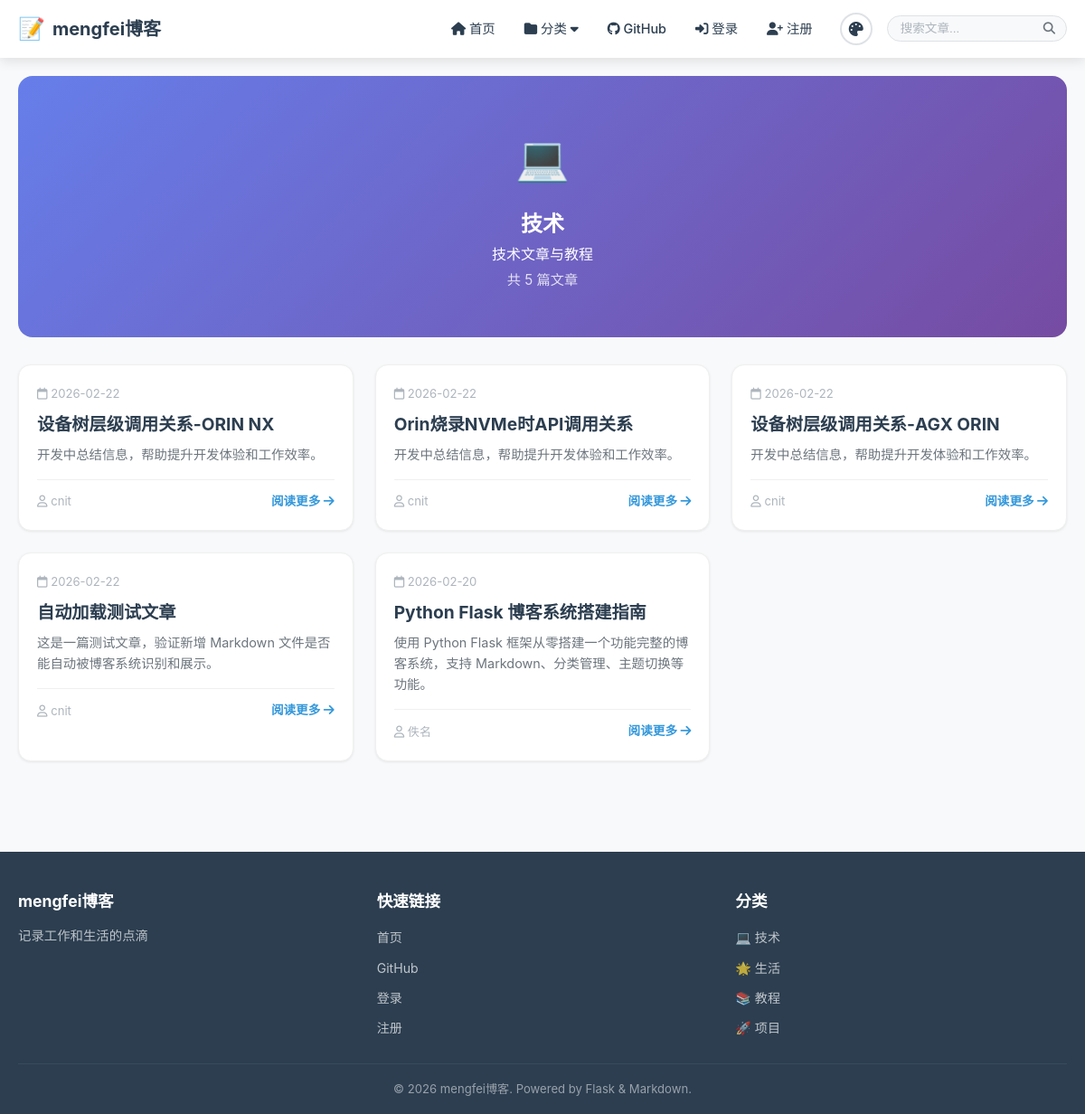
The app's page /category/tech, older data.
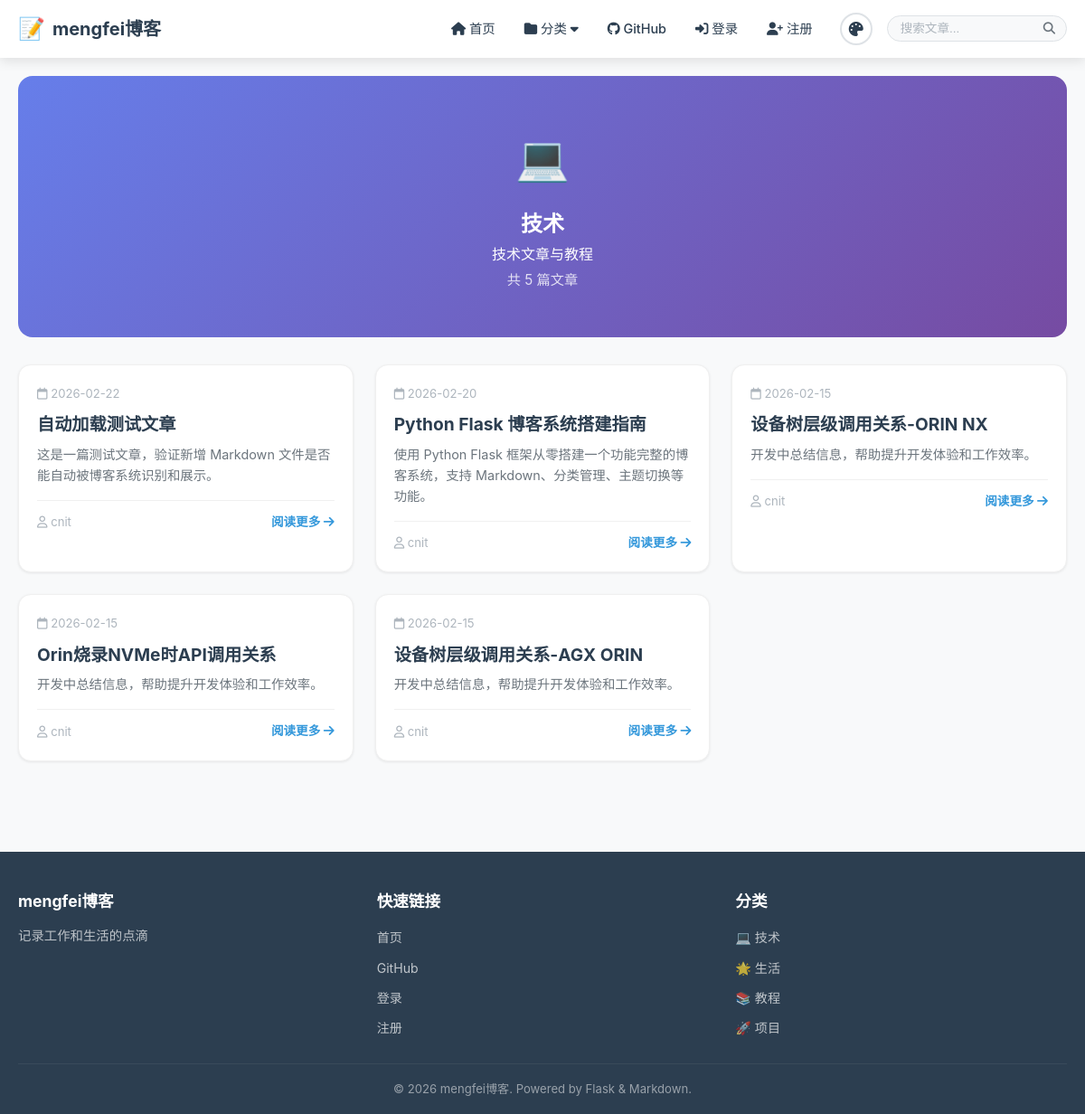
The same page, newer data.
### models/__init__.py (models this page shows, shortened)
class Category(db.Model):
    __tablename__ = 'categories'
    id = db.Column(db.Integer, primary_key=True)
    name = db.Column(db.String(50), unique=True, nullable=False)
    slug = db.Column(db.String(50), unique=True, nullable=False)
    description = db.Column(db.Text, default='')
    color = db.Column(db.String(7), default='#3498db')
    icon = db.Column(db.String(50), default='📁')
    order = db.Column(db.Integer, default=0)
    created_at = db.Column(db.DateTime, default=datetime.utcnow)

class Post(db.Model):
    __tablename__ = 'posts'
    id = db.Column(db.Integer, primary_key=True)
    title = db.Column(db.String(200), nullable=False)
    slug = db.Column(db.String(200), unique=True, nullable=False)
    content = db.Column(db.Text, nullable=False)
    summary = db.Column(db.Text, default='')
    cover_image = db.Column(db.String(256), default='')
    is_published = db.Column(db.Boolean, default=True)
    is_from_file = db.Column(db.Boolean, default=False)
    file_path = db.Column(db.String(500), default='')
    view_count = db.Column(db.Integer, default=0)
    created_at = db.Column(db.DateTime, default=datetime.utcnow, index=True)
    updated_at = db.Column(db.DateTime, default=datetime.utcnow, onupdate=datetime.utcnow)
    author_id = db.Column(db.Integer, db.ForeignKey('users.id'))
    categories = db.relationship('Category', secondary=post_categories,
                                  backref=db.backref('posts', lazy='dynamic'))

class User(UserMixin, db.Model):
    __tablename__ = 'users'
    id = db.Column(db.Integer, primary_key=True)
    username = db.Column(db.String(80), unique=True, nullable=False, index=True)
    email = db.Column(db.String(120), unique=True, nullable=False, index=True)
    password_hash = db.Column(db.String(256), nullable=False)
    avatar = db.Column(db.String(256), default='')
    bio = db.Column(db.Text, default='')
    is_admin = db.Column(db.Boolean, default=False)
    theme = db.Column(db.String(20), default='light')
    created_at = db.Column(db.DateTime, default=datetime.utcnow)
    posts = db.relationship('Post', backref='author', lazy='dynamic')

### app.py (the view)
    @app.route('/category/<slug>')
    def view_category(slug):
        category = Category.query.filter_by(slug=slug).first_or_404()
        page = request.args.get('page', 1, type=int)
        pagination = Post.query.filter(
            Post.is_published == True,
            Post.categories.any(Category.id == category.id)
        ).order_by(Post.created_at.desc()).paginate(
            page=page, per_page=app.config['POSTS_PER_PAGE'], error_out=False
        )
        return render_template('category.html',
                             category=category,
                             posts=pagination.items,
                             pagination=pagination)

### templates/category.html (shortened to what this page needs)
{% extends "base.html" %}
{% block content %}
<div class="container">
    <section class="category-header" style="--cat-color: {{ category.color }}">
        <span class="category-icon-large">{{ category.icon }}</span>
        <h1>{{ category.name }}</h1>
        {% if category.description %}
        <p>{{ category.description }}</p>
        {% endif %}
        <span class="category-count">共 {{ pagination.total }} 篇文章</span>
    </section>
    <section class="posts-grid">
        {% if posts %}
            {% for post in posts %}
            <article class="post-card">
                <div class="post-card-body">
                    <div class="post-card-meta">
                        <span class="post-date">
                            <i class="far fa-calendar"></i>
                            {{ post.created_at.strftime('%Y-%m-%d') }}
                        </span>
                    </div>
                    <h2 class="post-card-title">
                        <a href="{{ url_for('view_post', slug=post.slug) }}">{{ post.title }}</a>
                    </h2>
                    <p class="post-card-summary">{{ post.summary }}</p>
                    <div class="post-card-footer">
                        <span class="post-author">
                            <i class="far fa-user"></i>
                            {{ post.author.username if post.author else '佚名' }}
                        </span>
                        <a href="{{ url_for('view_post', slug=post.slug) }}" class="read-more">
                            阅读更多 <i class="fas fa-arrow-right"></i>
                        </a>
                    </div>
                </div>
            </article>
            {% endfor %}
        {% else %}
            <div class="empty-state">
                <i class="fas fa-folder-open fa-3x"></i>
                <h3>该分类下暂无文章</h3>
            </div>
        {% endif %}
    </section>
</div>
{% endblock %}

### templates/base.html (shortened to what this page needs)
<!DOCTYPE html>
<html lang="zh-CN" data-theme="{{ current_theme }}">
<head>
    <link rel="stylesheet" href="{{ url_for('static', filename='css/style.css') }}">
    <link rel="stylesheet" href="{{ url_for('static', filename='css/markdown.css') }}">
    <link rel="stylesheet" href="https://cdnjs.cloudflare.com/ajax/libs/font-awesome/6.5.0/css/all.min.css">
</head>
<body>
    <nav class="navbar">
        <div class="container nav-container">
            <a href="{{ url_for('index') }}" class="nav-brand">
                <span class="brand-icon">📝</span>
                <span class="brand-text">{{ blog_title }}</span>
            </a>
            <div class="nav-menu" id="navMenu">
                <div class="nav-links">
                    <a href="{{ url_for('index') }}" class="nav-link {% if request.endpoint == 'index' %}active{% endif %}">
                        <i class="fas fa-home"></i> 首页
                    </a>
                    <div class="nav-dropdown">
                        <a href="#" class="nav-link dropdown-toggle">
                            <i class="fas fa-folder"></i> 分类 <i class="fas fa-caret-down"></i>
                        </a>
                    </div>
                    <a href="{{ url_for('github_page') }}" class="nav-link {% if request.endpoint == 'github_page' %}active{% endif %}">
                        <i class="fab fa-github"></i> GitHub
                    </a>
                    {% if current_user.is_authenticated %}
                        {% if current_user.is_admin %}
                        <a href="{{ url_for('admin_dashboard') }}" class="nav-link">
                            <i class="fas fa-cog"></i> 管理
                        </a>
                        {% endif %}
                        <a href="{{ url_for('profile') }}" class="nav-link">
                            <i class="fas fa-user"></i> {{ current_user.username }}
                        </a>
                        <a href="{{ url_for('logout') }}" class="nav-link">
                            <i class="fas fa-sign-out-alt"></i> 退出
                        </a>
                    {% else %}
                        <a href="{{ url_for('login') }}" class="nav-link">
                            <i class="fas fa-sign-in-alt"></i> 登录
                        </a>
                        <a href="{{ url_for('register') }}" class="nav-link">
                            <i class="fas fa-user-plus"></i> 注册
                        </a>
                    {% endif %}
                </div>
                <div class="theme-switcher">
                    <button class="theme-btn" id="themeToggle" title="切换主题">
                        <i class="fas fa-palette"></i>
                    </button>
                </div>
                <form class="search-form" action="{{ url_for('index') }}" method="get">
                    <div class="search-input-wrapper">
                        <input type="text" name="q" placeholder="搜索文章..."
                               value="{{ request.args.get('q', '') }}" class="search-input">
                        <button type="submit" class="search-btn">
                            <i class="fas fa-search"></i>
                        </button>
                    </div>
                </form>
            </div>
        </div>
    </nav>
    <main class="main-content">
        {% block content %}{% endblock %}
    </main>
    <footer class="footer">
        <div class="container">
            <div class="footer-content">
                <div class="footer-section">
                    <h3>{{ blog_title }}</h3>
                    <p>{{ blog_subtitle }}</p>
                </div>
                <div class="footer-section">
                    <h3>快速链接</h3>
                    <ul>
                        <li><a href="{{ url_for('index') }}">首页</a></li>
                        <li><a href="{{ url_for('github_page') }}">GitHub</a></li>
                        {% if not current_user.is_authenticated %}
                        <li><a href="{{ url_for('login') }}">登录</a></li>
                        <li><a href="{{ url_for('register') }}">注册</a></li>
                        {% endif %}
                    </ul>
                </div>
                <div class="footer-section">
                    <h3>分类</h3>
                    <ul>
                        {% for cat in all_categories[:5] %}
                        <li><a href="{{ url_for('view_category', slug=cat.slug) }}">{{ cat.icon }} {{ cat.name }}</a></li>
                        {% endfor %}
                    </ul>
                </div>
            </div>
            <div class="footer-bottom">
                <p>&copy; {{ current_year }} {{ blog_title }}. Powered by Flask & Markdown.</p>
            </div>
        </div>
    </footer>
</body>
</html>

Row changes from the older to the newer data that the page shows:
removed Post: created_at "2026-02-22", title "设备树层级调用关系-ORIN NX", summary "开发中总结信息，帮助提升开发体验和工作效率。", author "cnit"
removed Post: created_at "2026-02-22", title "Orin烧录NVMe时API调用关系", summary "开发中总结信息，帮助提升开发体验和工作效率。", author "cnit"
removed Post: created_at "2026-02-22", title "设备树层级调用关系-AGX ORIN", summary "开发中总结信息，帮助提升开发体验和工作效率。", author "cnit"
removed Post: created_at "2026-02-20", title "Python Flask 博客系统搭建指南", summary "使用 Python Flask 框架从零搭建一个功能完整的博客系统，支持 Markdown、分类管理、主题切换等功能。", author "佚名"
added Post: created_at "2026-02-20", title "Python Flask 博客系统搭建指南", summary "使用 Python Flask 框架从零搭建一个功能完整的博客系统，支持 Markdown、分类管理、主题切换等功能。", author "cnit"
added Post: created_at "2026-02-15", title "设备树层级调用关系-ORIN NX", summary "开发中总结信息，帮助提升开发体验和工作效率。", author "cnit"
added Post: created_at "2026-02-15", title "Orin烧录NVMe时API调用关系", summary "开发中总结信息，帮助提升开发体验和工作效率。", author "cnit"
added Post: created_at "2026-02-15", title "设备树层级调用关系-AGX ORIN", summary "开发中总结信息，帮助提升开发体验和工作效率。", author "cnit"
